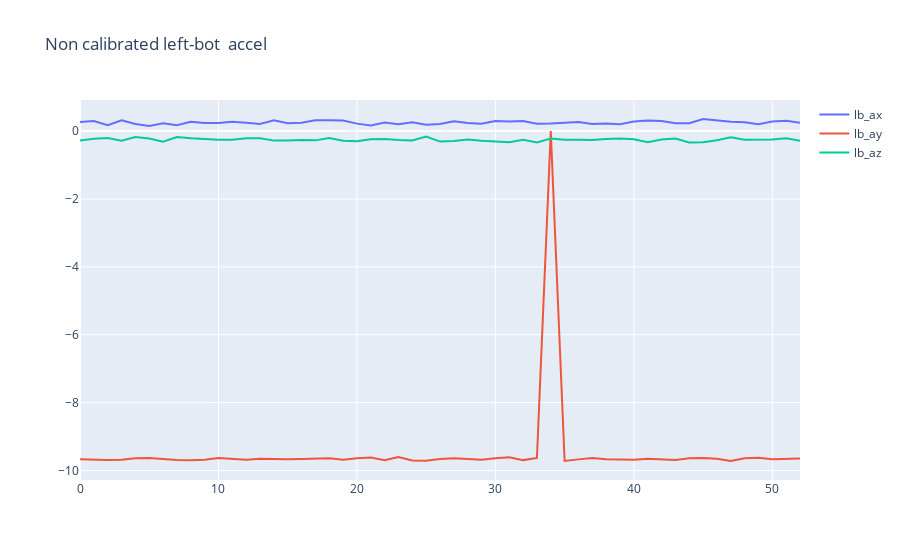
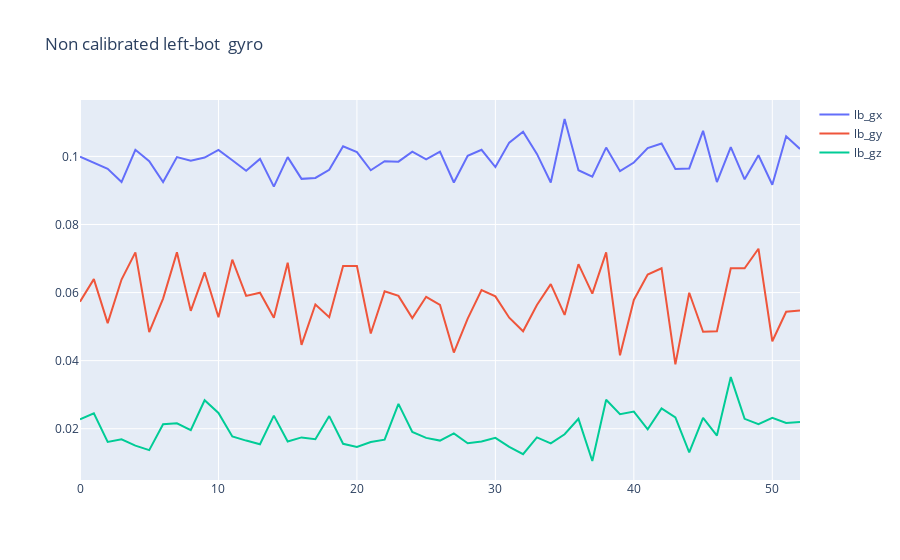

Here is the notebook cell these charts were saved with, in order:
### Code cell
show_plot(lb,'Non calibrated left-bot ',True)
show_plot(lb,'Non calibrated left-bot ',False)
